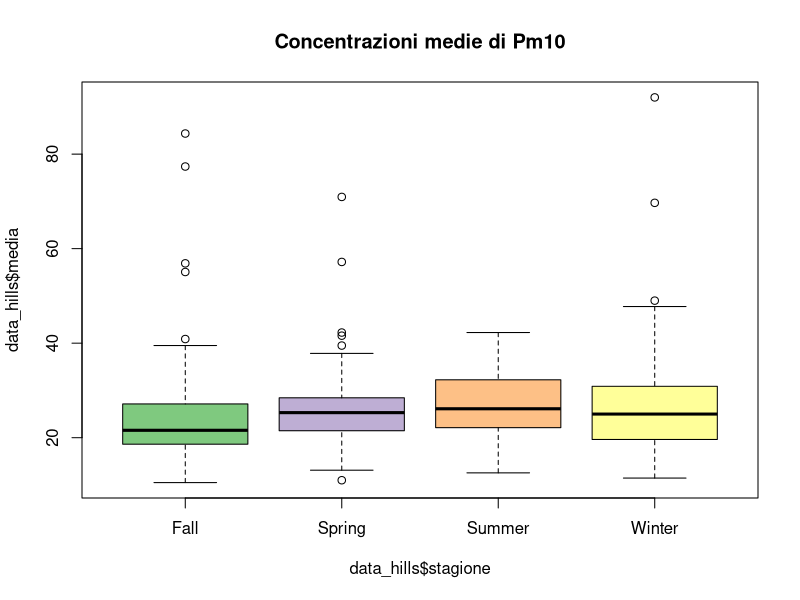
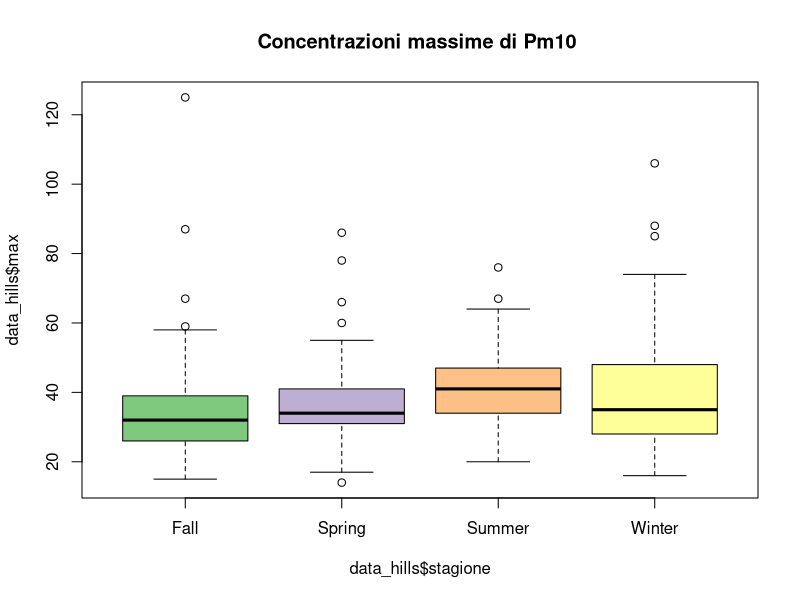

These figures' R source, in order: (Note: this script raises an error after producing the figures.)
#setto la WD ----
pm10 <- read.csv2("data/pm2010.csv", dec = ".")

#questo è un pacchetto di pacchetti. Contiene molti pacchetti utili :-)
#install.packages("tidyverse")

library(tidyr)
#creO variabile per anno, giorno, mese
pm10_a <- separate(pm10, col = "data", into = c("anno","mese","giorno"), sep = "-")

pm10_a$mese2 <- as.numeric(pm10_a$mese)

str(pm10_a)        

pm10_a$mese2


pm10_a$giorno2 <- as.numeric(pm10_a$giorno)
str(pm10_a)
# stagioni: primavera (21-03 / 20-06), estate (21-06/22-09), autunno (23-09 /21-12)
# inverno(22-12/20-03)

#divido in stagioni ----
getSeason <- function(DATES) {
  WS <- as.Date("2010-12-22", format = "%Y-%m-%d") # Winter Solstice
  SE <- as.Date("2010-3-21",  format = "%Y-%m-%d") # Spring Equinox
  SS <- as.Date("2010-6-21",  format = "%Y-%m-%d") # Summer Solstice
  FE <- as.Date("2010-9-23",  format = "%Y-%m-%d") # Fall Equinox
  d <- as.Date(strftime(DATES, format="2010-%m-%d"))
  
  ifelse (d >= WS | d < SE, "Winter",
          ifelse (d >= SE & d < SS, "Spring",
                  ifelse (d >= SS & d < FE, "Summer", "Fall")))
}


k <- getSeason(pm10$data)

str(pm10_a)

pm10_a$Stagione<- k

table(pm10_a$Stagione)


# Analisi esplorativa----


#   Colori----
#un modo carino per selezionare i colori
color = grDevices::colors()[grep('gr(a|e)y', grDevices::colors(), invert = T)]

# questo comando crea un oggetto che si chiama color che contiene tutti e 433 i colori base di R escluse le scale di grigio
# poi basta fare col = sample(color, n) all'intero di una funzione che usa come argument col
# dove n è il numero di colori che devi utilizzare

#alternativa se 433 colori sono troppi
library(RColorBrewer)
qual_col_pals = brewer.pal.info[brewer.pal.info$category == 'qual',]
col_vector = unlist(mapply(brewer.pal, qual_col_pals$maxcolors, rownames(qual_col_pals)))
# questa funzione produce un vettore di 74 colori

# boxplot----
data_hills<-(pm10_a[,1:10])
data_hills$stagione<-pm10_a$Stagione


boxplot(data_hills$media~data_hills$stagione,col=col_vector,main="Concentrazioni medie di Pm10")
boxplot(data_hills$max~data_hills$stagione,col=col_vector, main="Concentrazioni massime di Pm10 ")


plot(data_hills$dv,data_hills$media, main=" Boxplot concentazione Pm10 e direzione del vento",ylab="Concentrazione media di Pm10", col=col_vector)

# grafico a coppie

panel.hist <- function(x, ...)
{
  usr <- par("usr"); on.exit(par(usr))
  par(usr = c(usr[1:2], 0, 1.5) )
  h <- hist(x, plot = FALSE)
  breaks <- h$breaks; nB <- length(breaks)
  y <- h$counts; y <- y/max(y)
  rect(breaks[-nB], 0, breaks[-1], y, col = "cyan", ...)
}

# questo è per la correlazione
panel.cor <- function(x, y, digits = 2, prefix = "", cex.cor, ...)
{
  usr <- par("usr"); on.exit(par(usr))
  par(usr = c(0, 1, 0, 1))
  r <- abs(cor(x, y))
  txt <- format(c(r, 0.123456789), digits = digits)[1]
  txt <- paste0(prefix, txt)
  if(missing(cex.cor)) cex.cor <- 0.8/strwidth(txt)
  text(0.5, 0.5, txt, cex = cex.cor * r)
}





data_pca <- pm10_a[,c(1:9)]
pairs(data_pca,upper.panel =panel.smooth,lower.panel=panel.cor,diag.panel = panel.hist)


### PCA ANALYSIS ----
require(ade4)
names(pm10_a)

#estraggo da pm10 solo le variabili numeriche da inserire nella PCA escludendo giorno mese e anno che sono da considerarsi factors


# con nf = 3 gli stò dicendo di tenere tre assi
pcapm.cov <- dudi.pca(data_pca,scale=FALSE, scannf = FALSE, nf = 3)

pcapm.cor <- dudi.pca(data_pca, scale= TRUE,scannf = FALSE, nf = 3)

#faccio il biplot, cos'è clab.row?
# clab.row serve a gestire la grandezza dei quadratini delle osservazioni
# clab.col invece controlla le variabili
scatter(pcapm.cov, clab.row = 0.5)
scatter(pcapm.cor,clab.row = 0.5)

#valori dei punteggi per le variabili
pcapm.cor$c1
pcapm.cov$c1
# CARATTERIZZIAMO GLI ASSI
# se vedi come ci si aspetta mediana media e max stanno insieme perchè sono molto correlati e vanno tutti sulla prima componente
# sulla seconda ci vanno i fattori ambientali tmp, umr, rdz, pgg e prs. Solo che tmp, prs e rdz hanno correlazione negativa rispetto
# a umr  e pgg [pgg è al limite. ha un punteggio abbastanza basso]
# sulla terza si prende tutto il vento

#cerchio di correlazione, i punteggi delle varibili sono plottati su una circonferenza di raggio unitario
par(mfrow = c(2,2))
s.corcircle(pcapm$c1, xax = 1, yax = 2) #plotto prima e seconda
s.corcircle(pcapm$c1, xax = 1, yax = 3) #plotto prima e terza
s.corcircle(pcapm$c1, xax = 2, yax = 3) #plotto seconda e terza

#calcolo gli autovalori
pcapm$eig / sum(pcapm$eig) 

#calcolo la somma cumilata degli autovalori
cumsum(pcapm$eig / sum(pcapm$eig)) # con i primi tre assi spiego circa il 70% che non è male


# da cosa lo capisci??? perchè il 3° dice 0.71?
# gli autovalori corrispondono alla quantità di variabilità spiegata lungo quella direzione (autovettore)
# se divido ogni singolo autovalore per la somma di tutti gli autovalori (riga 80) ottengo la % che ogni 
#singola componente spiega. Facendo la somma cumulata (riga 83) non faccio altro che:
# 1c , 1c + 2c, 1c + 2c + 3c. La somma di tutte chiaramente mi darà 100 (o meglio 1)
# quindi in questo modo io so che tenedo le prime tre componenti io riesco a vedere il 71% dell'informazione presente
#nel mio dataset

#vediamo adesso come si comportano le variabili qualitative - lascio a te l'interpretazione!!!!!!
# PCA STAGIONE ----
par(mfrow= c(1,1))
s.class(pcapm$li, factor(pm10_a$Stagione), xax = 1, yax = 2, col = c(1,2,3,4)) 
s.class(pcapm$li, factor(pm10_a$Stagione), xax = 1, yax = 3, col = c(1,2,3,4))
s.class(pcapm$li, factor(pm10_a$Stagione), xax = 2, yax = 3, col = c(1,2,3,4))

s.class(pcapm$li, factor(pm10_a$Stagione), xax = 2, yax = 3, col = rainbow(4)) #se volessi usare la funzione rainbow




# Interpretazione (la devi fare tu), stai attenta! :
# 1 - come si dispongono le ellissi rispetto alle tre componenti? 
# 2 - ci sono delle direzioni in cui la variazione è più evodente e altre invece dove non sembra esserci?
# 3 - cosa rappresentano le tre componenti?
# 4 - l'asse maggiore delle ellissi su che componente si allinea?
# 5 - che cosa mi racconta quindi il grafico?


#facile dire la devi fare tu gne gne gne gne XD alloraaaa( sto rosicando che l'avevo
#già fatta ma cambiando computer ho fatto un panico... dunque)
# rispondo alle domande per stagioni:

# 1) le ellissi praticamente si sovrappongono rispetto alle componenti, in particolare
# le componenti 1 e 3 , mentre sono trasversali tra 1 e 2 
# 2) se per variazione intendi i picchi, in inverno c'è variazione
# 3) le tre componenti sono la 1a la concentrazione del pm10 la 2a le variabili ambientali, la 3a la velocità del vento
# 4) l'asse maggiore è parallelo alla componente che rappresenta la concentrazione
# 5) essendo così tutte attaccate mi sa che il fattore stagione posso anche non cagarlo
# posso invece indagare su st'inverno che esce fuori dagli schemi no??






# attenta mese ha 12 livelli come factor non 4 come le stagioni se usi solo 4 colori non vedi gli altri mesi
# approfitto per usare la funzione che hai usato prima 

par(mfrow = c(1,1))
s.class(pcapm$li, factor(pm10_a$mese), xax = 1, yax = 2, col = sample(color, 12), clabel = 0.8)
s.class(pcapm$li, factor(pm10_a$mese), xax = 1, yax = 3, col = sample(color, 12), clabel = 0.8)
s.class(pcapm$li, factor(pm10_a$mese), xax = 2, yax = 3, col = sample(color, 12), clabel = 0.8)

# GIORNO ----
# chiaramente dal giorno ci capisci poco perchè stai mischiando periodi diversi dell'anno e la natura se ne frega che è il
# primo o il trenta del mese
s.class(pcapm$li, factor(pm10_a$giorno), xax = 1, yax = 2,col = sample(color, 31))
s.class(pcapm$li, factor(pm10_a$giorno), xax = 1, yax = 3,col = sample(color, 31))
s.class(pcapm$li, factor(pm10_a$giorno), xax = 2, yax = 3,col = sample(color, 31))

# direi che a questo punto non mi interessa per niente il fattore giorno e mese,
# perche già con la stagione ho abbastanza livelli non aggiungo ulteriore confusione al tutto

#DIREZIONE DEL VENTO ----
s.class(pcapm$li, factor(pm10_a$dv), xax = 1, yax = 2, col = sample(col_vector, nlevels(pm10$dv)))
s.class(pcapm$li, factor(pm10_a$dv), xax = 1, yax = 3, col = sample(col_vector, nlevels(pm10$dv)))
s.class(pcapm$li, factor(pm10_a$dv), xax = 2, yax = 3, col = sample(col_vector, nlevels(pm10$dv)))


s.class(pcapm$li, factor(pm10_a$dv), xax = 1, yax = 2, col = rainbow(nlevels(pm10$dv)),clabel = .8)
s.class(pcapm$li, factor(pm10_a$dv), xax = 1, yax = 3, col = rainbow(nlevels(pm10$dv)))
s.class(pcapm$li, factor(pm10_a$dv), xax = 2, yax = 3, col = rainbow(nlevels(pm10$dv)))


# ARI-DOMANDE
# 1) le ellissi sono sempre accozzagliate l'una sull'altra rispetto alle componenti
# 2) mi sembra che il vento da sudest ha sempre sti picchi malefici che escono dagli schemi
# 3) le componenti sono sempre le stesse
# 4) l'asse maggiore sta sempre sulla concentrazione di pm10
# 5) anche qui stanno tutte una sull'altra non ci sta niente di "eclatante" apparte i picchi di vento 
# da sudest

# fatti le stesse domande che ti ho scritto prima





#### HILLSMITH SU DATI ----

data_hills<-(pm10_a[,1:10])
data_hills$stagione<-pm10_a$Stagione


str(data_hills)
data_hills$stagione<-as.factor(data_hills$stagione)
dd1 <- dudi.hillsmith(data_hills, scannf = FALSE, nf = 3)
par(mfrow = c(1,1))

scatter(dd1, clab.row = 0.5, posieig = "bottom")

# perchè lo scatter sta a fanculo in alto?
# stavi pensando a cosa rappresentano i valori della hills e quali sono le 
# componenti principali in questo caso...
dd1$c1

par(mfrow=c(1,1))
s.corcircle(dd1$c1, xax = 1, yax = 2) #plotto prima e seconda
s.corcircle(dd1$c1, xax = 1, yax = 3) #plotto prima e terza
s.corcircle(dd1$c1, xax = 2, yax = 3) #plotto seconda e terza


dd1$eig/sum(dd1$eig) 
cumsum(dd1$eig/sum(dd1$eig))


# quindi aggiungendo la stagione  e la dv e facendo la hills 
# i 3 assi mi perdono quantità di informazione e spiegano quasi il 50% dei dati.


# ma sopratutto ora che so che:
# media mediana e max sono super correlate, quindi mi conviene tenerne una sola
# tmp,rdz,prs sono inversamente prop all'umidità e che la pioggia sta a se
#velocità del vento va per fatti suoi e tira i miei dati
# d'inverno ho dei picchi particolari che non so se hanno valenza
# e mi sembra che la direzione NW può avere una valenza 




# provo a vedere sta velocità del vento che problemi ha 


hist(pm10_a$vv)

plot(pm10_a$media~pm10_a$vv,col="2",pch="20")
boxplot(pm10_a$vv)

#faccio un modello di regressione multipla con tutto dentro
modvv<-lm(vv~.,data=data_hills)
summary(modvv)
# la vv del vento con la direzione nord fa sempre vedere qualcosa
# per me c'è qualcosa sotto, dice che sono significative 
# umr,pgg,prs



names(data_hills)

corr<-cor(data_hills[,1:9])
summary(corr)

# potresti cominciare a fare una bella regressione multipla per vedere se le variabile che hai spiegano la conc di pm10
# poi commentiamo meglio magari su skype!!!!

### REGRESSIONE MULTIPLA ----
# mod 1 tutto dentro

mod1<-lm(media~.,data=data_hills)
summary(mod1)
plot(mod1)
qqnorm(mod1$residuals)
qqline(mod1$residuals,col=2)


mod1s=step(mod1,direction="both")
summary(mod1s)
plot(mod1s)


# mod 2 media+massima


mod2<-lm(media~tmp+max+vv+dv+rdz+pgg+umr+prs+stagione,data=data_hills)
summary(mod2)
# l'r2 sembra buono qui 0.83

par(mfrow=c(1,1))
par(mfrow = c(2,2))

plot(mod2)

# mi sembra che ci siano dei valori anomali, 48 334 e 50 
# per  residual vs fitted: la nuvola c'è  ed è abbastanza compatta e non proprio del tutto centrata e c'è una 
# lieve nello smooth ...che dovrebbe essere al centro, andando così in alto mi fa pensare a qualcosa di logaritmico
# magari sto a di una cazzata magari no...è la pioggia?)
# nel normal q-q sembrano nomarli sempre eccetto quei due tre valori anomali
# negli standardizzati/fitted c'è sempre una bella nuvola ma c'è sempre questa 
# retta che sembra un logaritmo..quindi direi che non sono omoschedastici, altrimenti dovrebbe essere
# dritta la retta 
# nella leverage è palese che i valori sono oltre la distanza di cook quindi qualcosa mi influenza il tutto
# mi viene da dire che nemmeno questo va bene 


  
####modelli che non usiamo ----

#prima di fare la stepwise elimina mediana e max
data_hills2 <- data_hills[c(1,4:11)]


# a giudicare da questo credo che eliminerò max e mediana e provo a comparare 
# max e media con due modelli differenti in quanto sono sempre correlate e vedo
# se cambia qualcosa 


mod2 <- lm(media ~ tmp + vv + dv + rdz + pgg + umr + prs + stagione, data = data_hills)
mod2bis <- lm(media ~ tmp + vv + rdz + pgg + umr + prs, data = data_hills)
summary(mod2)
summary(mod2bis)


reg2 <- lm(media ~ stagione, data = data_hills)
summary(reg2)
data_hills2$stagione<-as.factor(data_hills2$stagione)
#così cambi il corner point
type2 <- relevel(data_hills2$stagione, ref = "Summer")

reg2.bis <- lm(media ~ type2, data = data_hills)
summary(reg2.bis)
#La stepwise serve a selezionare le variabili che spiegano di
#più. Chiaramente mettendo sia dv che stagione stai aggiungendo #
# tanta carne al fuoco e hai poche osservazioni 
#per alcune direzioni. Vediamo un attimino come si comporta


#modello che usiamo!!!!---- 
  
  
mod2<-lm(media~tmp+max+vv+dv+rdz+pgg+umr+prs+stagione,data=data_hills)
summary(mod2)

mod2s=step(mod2,direction="both")
summary(mod2s)
plot(mod2s)


#Vendono chiaramente significative e ti alzano l'R^2 producendo un overfit
#L'autunno non è sparito ma è finito nell'intercetta come "corner point". Se inserisci una variabile "Dummy" (Qualitativa) in un modello R sceglie automaticamente i primo livello in ordine alpha numerico come corner point. Vuol dire che stai confrontando la variazione dei pm10 in autunno rispetto alle altre variabili e stagioni.


#L'AIC è un criterio di verosimiglianza che serve a confrontare modelli tra loro. Non importa se sia alto o basso, quello dipende dalla quantità di variabilità presente nel modello. Tu devi "teoricamente" ricercare il modello che abbia l'AIC più basso possibile ma sempre confrontandolo con gli altri modelli che hai fatto. E' esattamente ciò che fa la stepwise.


qqnorm(mod2s$residuals)
qqline(mod2s$residual, col=2)
par(mfrow=c(2,2))
plot(mod2s)
par(mfrow=c(1,1))
plot(mod2s$residuals~data_hills$dv)
plot(mod2s$residuals~data_hills$stagione)
acf(mod2s$residuals)
cor(data_hills[,c(1:9)])



#### faccio tabelle più o meno ----
library(broom)

tidy(mod2)
head(augment(mod2))
glance(mod2)


tidy(mod2s)
head(augment(mod2s))
glance(mod2s)


#STANDARDIZZO LE VARIABILI ----

data_media<-data_pca[,-2]
data_scaled<-scale(data_media)

data_scaled<-as.data.frame(data_scaled)
modscale<-lm(media~tmp+max+vv+rdz+pgg+umr+prs,data=data_scaled)
plot(modscale)
summary(modscale)
AIC(modscale)


# TEST SU RESIDUI ----
library(nortest)
ad.test(modscale$residuals)

shapiro.test(modscale$residuals)
summary(modscale)

modscale_s=step(modscale,direction="both")
summary(modscale_s)
plot(modscale_s)
plot(modscale_s$residuals)
AIC(modscale_s)

shapiro.test(modscale_s$residuals)

# TENTATIVO GAM ----

library(mgcv)

require(mgcv)

a<-gam(max~s(pgg,by=vv),data=data_media)
plot(a,pages=1)
summary(a)


b<-gam(max ~ s(tmp,by=vv),data=data_media)
plot(b,pages=1)
summary(b)


c<-gam(media~ s(tmp,by=rdz),data=data_media)
plot(c,page=1)
summary(c)


d<-gam(media~s(tmp,by=vv),data=data_scaled)
plot(d,page=1)
summary(d)


e<-gam(media~s(umr,by=pgg),data=data_scaled)
plot(e,page=1)
summary(e)



f<-gam(media~s(umr,by=stagione),data=data_hills)
summary(f)
plot(f)


gamp<-gam(max~s(pgg,by=stagione),data=data_hills)
summary(gamp)
plot(gamp)


names(data_hills)

g<-gam(media~ s(umr)+s(tmp)+s(pgg)+s(rdz)+s(vv)+s(prs),data=data_hills)
summary(g)
plot(g)
gam.check(gamp)
g2<-predict(g,se=TRUE)




# Verifico la pioggia ----

boxplot(data_pca$pgg)
plot(data_pca$pgg,type="l")
pgg_l<-data_hills$pgg_l<-log(data_pca$pgg-1)


str(pgg_l)


plot(data_hills$max,data_hills$pgg,type="l")
plot(data_hills$max,data_hills$pgg_l,type="l")


#zuur mio amuuur ----


dotchart(data_pca$media,groups=factor(data_hills$stagione))


str(pm10)
names(pm10)
summary(pm10)



# medie e norma di legge ----

data_hills$normaL<-ifelse(data_hills$media<50.000,"low","high")

data_hills$normaL<-as.factor(data_hills$normaL)

plot(data_hills$media~data_hills$normaL)

pm10$data2 <- seq(1,365,1)


ggplot(pm10, aes(x = data2)) +
  geom_path(aes(y = media), color = "red") +
  geom_path(aes(y = mediana), color = "blue") +
  geom_path(aes(y = max), color = "green")





plot()
cor(data_pca)



# PROVE STE

summary(pm10_a)
pm10_a$Stagione <- factor(pm10_a$Stagione)
pm10_a$mese<- factor(pm10_a$mese)

m1 <- lm(max ~ Stagione, data = pm10_a)
summary(m1)
m3 <- lm(max ~ mese, data = pm10_a)
summary(m3)

table(pm10_a$dv)
m4 <- lm(media ~ dv, data = pm10_a)
m5 <- lm(max ~ dv, data = pm10_a)
summary(m4); summary(m5)

dv2 <- relevel(pm10_a$dv, ref = "SE")
m6 <- lm(media ~ dv2, data = pm10_a)
summary(m6)

pm10_a$day <- seq(1,365,1)

lm1 <- lm(media ~ day + max + vv + prs + umr + rdz + prs + tmp + pgg, data = pm10_a)
summary(lm1)
lm2 <- step(lm1)
summary(lm2)
